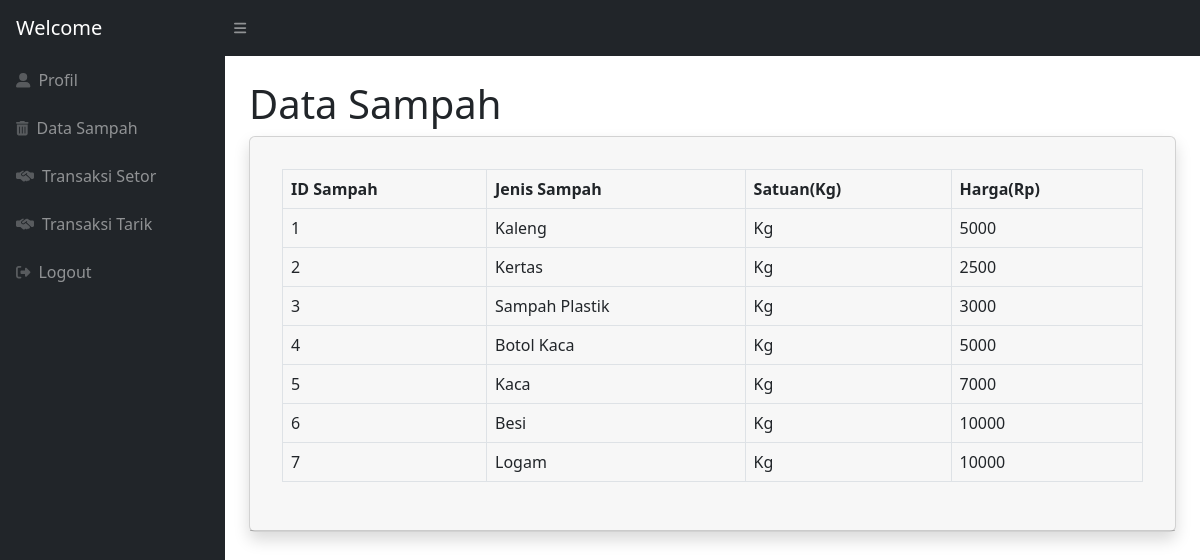
/data_sampah_n.php, run on the app's committed database.
### tables this page shows
CREATE TABLE IF NOT EXISTS `sampah` (
  `ID_sampah` int(11) NOT NULL AUTO_INCREMENT,
  `jenis` varchar(50) NOT NULL DEFAULT '',
  `satuan` varchar(50) NOT NULL DEFAULT '',
  `harga` int(11) NOT NULL DEFAULT 0,
  PRIMARY KEY (`ID_sampah`)
);

### data_sampah_n.php (the view, shortened to what this page needs)
<?php
  include "koneksi.php";
?>
<head>
  <link href="https://cdn.jsdelivr.net/npm/simple-datatables@7.1.2/dist/style.min.css" rel="stylesheet" />
  <link href="css/styles.css" rel="stylesheet" />
</head>
<body class="sb-nav-fixed">
  <nav class="sb-topnav navbar navbar-expand navbar-dark bg-dark">
    <a class="navbar-brand ps-3">Welcome <?php echo $_SESSION['username']; ?></a>
    <button class="btn btn-link btn-sm order-1 order-lg-0 me-4 me-lg-0" id="sidebarToggle" href="#!"><i
        class="fas fa-bars"></i></button>
  </nav>
  <div id="layoutSidenav">
    <div id="layoutSidenav_nav">
      <nav class="sb-sidenav accordion sb-sidenav-dark" id="sidenavAccordion">
        <div class="sb-sidenav-menu">
          <div class="nav">
            <a class="nav-link" href="dashboard_nasabah.php">
                <div class="sb-nav-link-icon"><i class="fas fa-user-alt"></i></div>
                Profil
              </a>
              <a class="nav-link" href="data_sampah_n.php">
                <div class="sb-nav-link-icon"><i class="fas fa-trash-alt"></i></div>
                Data Sampah
              </a>
              <a class="nav-link" href="t_setor_n.php">
                <div class="sb-nav-link-icon"><i class="fas fa-handshake-alt"></i></div>
                Transaksi Setor
              </a>
              <a class="nav-link" href="t_tarik_n.php">
                <div class="sb-nav-link-icon"><i class="fas fa-handshake-alt"></i></div>
                Transaksi Tarik
              </a>
            <a class="nav-link" href="index.html">
              <div class="sb-nav-link-icon"><i class="fas fa-sign-out-alt"></i></div>
              Logout
            </a>
      </nav>
    </div>
    <div id="layoutSidenav_content">
      <main>
        <div class="container-fluid px-4">
          <h1 class="mt-4">Data Sampah</h1>
          <div class="card shadow mb-4">
            <div class="card-header py-3">
              <div class="card-body">
                <div class="table-responsive">
                  <table class="table table-bordered" id="dataTable" width="100%" cellspacing="0">
                    <thead>
                    <tr>
                        <th>ID Sampah</th>
                        <th>Jenis Sampah</th>
                        <th>Satuan(Kg)</th>
                        <th>Harga(Rp)</th>
                      </tr>
                    </thead>
                    <?php
                        $tampil = mysqli_query($conn, "select * from sampah");
                        while($hasil = mysqli_fetch_array($tampil)){
                    ?>
                    <tr>
                      <td><?php echo $hasil['ID_sampah']; ?></td>
                      <td><?php echo $hasil['jenis']; ?></td>
                      <td><?php echo $hasil['satuan']; ?></td>
                      <td><?php echo $hasil['harga']; ?></td>
                    </tr>
                    <?php
                        }
                    ?>
                  </table>
                </div>
              </div>
            </div>
          </div>
      </main>
    </div>
  </div>
</body>

### data on the page
sampah: ID_sampah "1", jenis "Kaleng", satuan "Kg", harga "5000"
sampah: ID_sampah "2", jenis "Kertas", satuan "Kg", harga "2500"
sampah: ID_sampah "3", jenis "Sampah Plastik", satuan "Kg", harga "3000"
sampah: ID_sampah "4", jenis "Botol Kaca", satuan "Kg", harga "5000"
sampah: ID_sampah "5", jenis "Kaca", satuan "Kg", harga "7000"
sampah: ID_sampah "6", jenis "Besi", satuan "Kg", harga "10000"
sampah: ID_sampah "7", jenis "Logam", satuan "Kg", harga "10000"
